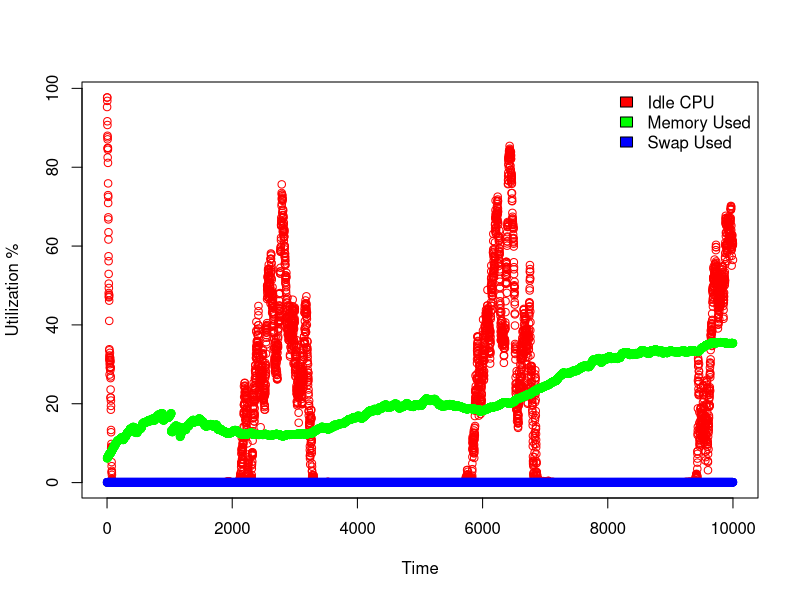
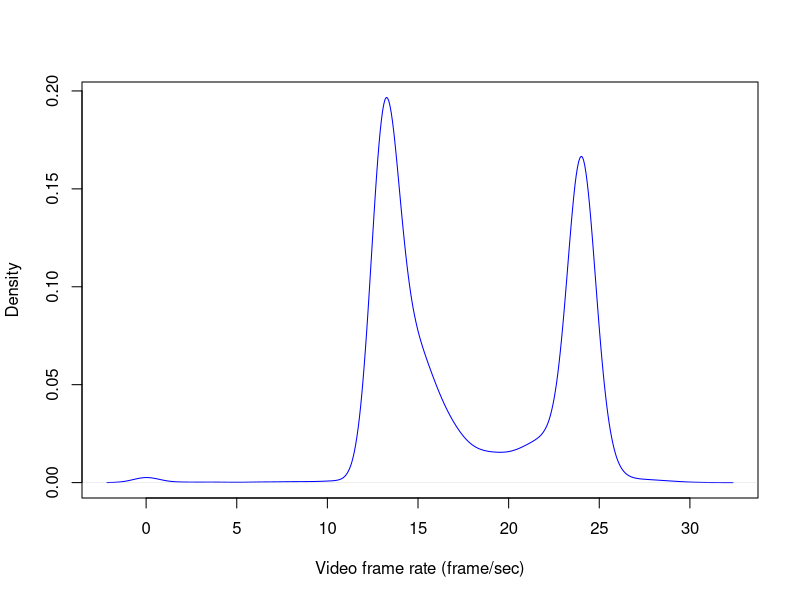
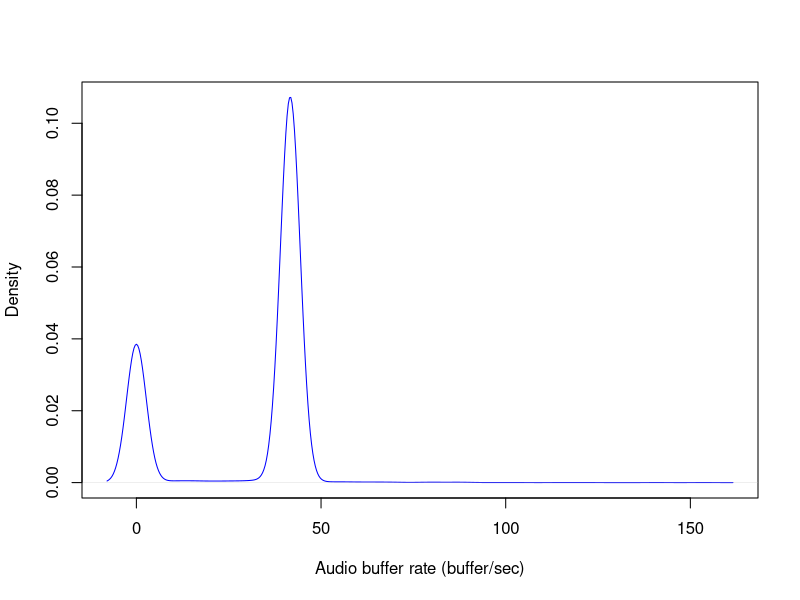
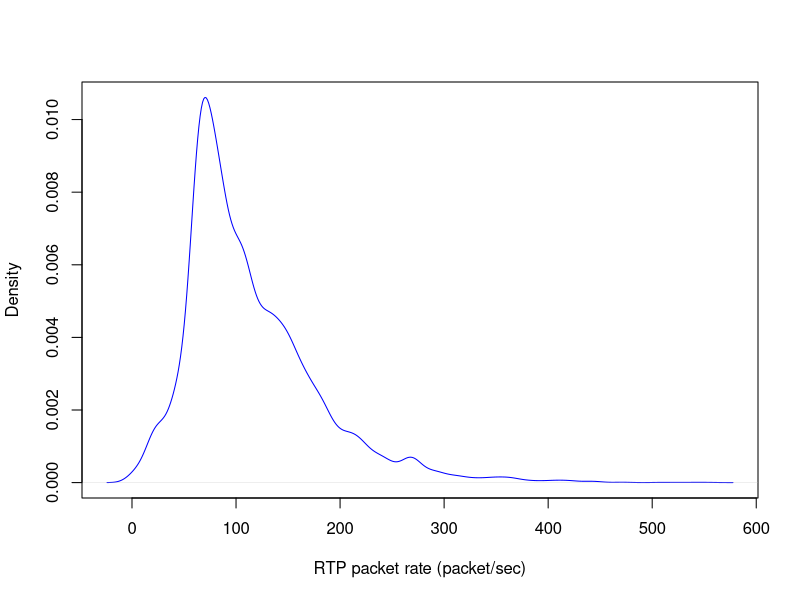

Write R code to recreate these figures, in order.
# check the current working directory.
getwd()

#loading predictors data
periodic.x=read.csv("X.csv")

#Task 1.1

#stats for all ..idle
mean(periodic.x$all_..idle)  # 10.20498
max(periodic.x$all_..idle)  # 97.71
min(periodic.x$all_..idle)  # 0
quantile(periodic.x$all_..idle, c(.25, .90))  # 0.000 42.023
sd(periodic.x$all_..idle)  # 19.08028
var(periodic.x$all_..idle)  # 364.0573

#stats for X..memused
mean(periodic.x$X..memused)  # 20.89396
max(periodic.x$X..memused)  # 35.62
min(periodic.x$X..memused)  # 6.19
quantile(periodic.x$X..memused, c(.25, .90))  # 13.94 33.26
sd(periodic.x$X..memused)  # 7.928272
var(periodic.x$X..memused)  # 62.8575

#stats for X..swpused
mean(periodic.x$X..swpused)  # 0.1
max(periodic.x$X..swpused)  # 0.1
min(periodic.x$X..swpused)  # 0.1
quantile(periodic.x$X..swpused, c(.25, .90))  # 0.1 0.1
sd(periodic.x$X..swpused)  # 0
var(periodic.x$X..swpused)  # 0

#stats for proc.s
mean(periodic.x$proc.s)  # 7.844773
max(periodic.x$proc.s)  # 58
min(periodic.x$proc.s)  # 0
quantile(periodic.x$proc.s, c(.25, .90))  # 0 20
sd(periodic.x$proc.s)  # 8.735014
var(periodic.x$proc.s)  # 76.30047

#stats for cswch.s
mean(periodic.x$cswch.s)  # 7.844773
max(periodic.x$cswch.s)  # 84703
min(periodic.x$cswch.s)  # 2730
quantile(periodic.x$cswch.s, c(.25, .90))  # 31785.5 72596.1
sd(periodic.x$cswch.s)  # 20376.97
var(periodic.x$cswch.s)  # 415220705

#stats for file.nr
mean(periodic.x$file.nr)  # 2627.962
max(periodic.x$file.nr)  # 2976
min(periodic.x$file.nr)  # 2112
quantile(periodic.x$file.nr, c(.25, .90))  # 2496 2832
sd(periodic.x$file.nr)  # 167.8595
var(periodic.x$file.nr)  # 28176.82

#stats for sum_intr.s
mean(periodic.x$sum_intr.s)  # 20499.39
max(periodic.x$sum_intr.s)  # 36716
min(periodic.x$sum_intr.s)  # 2774
quantile(periodic.x$sum_intr.s, c(.25, .90))  # 17296.0 28962.3
sd(periodic.x$sum_intr.s)  # 4896.131
var(periodic.x$sum_intr.s)  # 23972095

#stats for rtps
mean(periodic.x$rtps)  # 0.025
max(periodic.x$rtps)  # 126
min(periodic.x$rtps)  # 0
quantile(periodic.x$rtps, c(.25, .90))  # 0 0
sd(periodic.x$rtps)  # 1.753876
var(periodic.x$rtps)  # 3.076083

#stats for ldavg.1
mean(periodic.x$ldavg.1)  # 78.00392
max(periodic.x$ldavg.1)  # 155.93
min(periodic.x$ldavg.1)  # 1.79
quantile(periodic.x$ldavg.1, c(.25, .90))  # 30.4 131.4
sd(periodic.x$ldavg.1)  # 44.96409
var(periodic.x$ldavg.1)  # 2021.77

#stats for tcpsck
mean(periodic.x$tcpsck)  # 49.0356
max(periodic.x$tcpsck)  # 86
min(periodic.x$tcpsck)  # 19
quantile(periodic.x$tcpsck, c(.25, .90))  # 35  69 
sd(periodic.x$tcpsck)  # 15.44682
var(periodic.x$tcpsck)  # 2021.77

#stats for tcpsck
mean(periodic.x$tcpsck)  # 49.0356
max(periodic.x$tcpsck)  # 86
min(periodic.x$tcpsck)  # 19
quantile(periodic.x$tcpsck, c(.25, .90))  # 35  69 
sd(periodic.x$tcpsck)  # 15.44682
var(periodic.x$tcpsck)  # 2021.77

#loading Y data
periodic.y=read.csv("Y.csv")

#stats for DispFrames
mean(periodic.y$DispFrames)  # 17.94674
max(periodic.y$DispFrames)  # 30.22
min(periodic.y$DispFrames)  # 0
quantile(periodic.y$DispFrames, c(.25, .90))  # 13.39 24.00
sd(periodic.y$DispFrames)  # 5.038104
var(periodic.y$DispFrames)  # 2021.77

#stats for DispFrames
mean(periodic.y$NoAudioPlayed)  # 30.85356
max(periodic.y$NoAudioPlayed)  # 153.59
min(periodic.y$NoAudioPlayed)  # 0
quantile(periodic.y$NoAudioPlayed, c(.25, .90))  # 0 42
sd(periodic.y$NoAudioPlayed)  # 18.56813
var(periodic.y$NoAudioPlayed)  # 344.7755

#stats for NoRTPPkts
mean(periodic.y$NoRTPPkts)  # 114.3165
max(periodic.y$NoRTPPkts)  # 553.64
min(periodic.y$NoRTPPkts)  # 0
quantile(periodic.y$NoRTPPkts, c(.25, .90))  # 70.160 196.007 
sd(periodic.y$NoRTPPkts)  # 63.80072
var(periodic.y$NoRTPPkts)  # 4070.532

# Task 1.2

# the number of samples with memory usage is larger than 80%
sum(periodic.x$X..memused > 80)  # 0

# the average number of used TCP sockets for samples with more than 18000 interrupts/sec
mean(periodic.x[periodic.x$sum_intr.s > 18000, ]$tcpsck)  # 50.12893

# the minimum memory utilisation for samples with swap space usage larger than 50%
min(periodic.x[periodic.x$X..swpuseds > 50, ]$X..memused)  # Inf, because zero rows are retuned for X..swpuseds > 50

# Task 1.3

#settings margins to get rid of empty spaces
par(mar=c(5,3,1,2)+0.1)

# Time series of percentage of idle CPU, used memory, and swap space (all in a single plot)
# First Creating appropriate plot axis
png(file="percentage_utilization.png",width=500, height=400)
plot(0, xlab="Time", ylab="Utilization %", xlim=c(0, nrow(periodic.x)), 
     ylim=c(min(periodic.x$all_..idle, periodic.x$X..swpused, periodic.x$X..memused), 
            max(periodic.x$all_..idle, periodic.x$X..swpused, periodic.x$X..memused)))
# Now plotting all three graphs in one
points(periodic.x$all_..idle, col="red", xlab = "Time", ylab = "Utilization %")
points(periodic.x$X..memused, col="green")
points(periodic.x$X..swpused, col="blue")
legend("topright",
       c("Idle CPU","Memory Used","Swap Used"), bty="n", fill=c("red", "green", "blue"), 
       horiz=FALSE, cex=1)
dev.off()

# Density plots for the video frame rate, the audio buffer rate, and the RTP packet rate

png(file="video_frame_density.png",width=500, height=400)
plot(density(periodic.y$DispFrames), main="", xlab="Video frame rate (frame/sec)", col="blue")
dev.off()

png(file="audio_buffer_density.png",width=500, height=400)
plot(density(periodic.y$NoAudioPlayed), main="", xlab="Audio buffer rate (buffer/sec)", col="blue")
dev.off()

png(file="rtt_packet_density.png",width=500, height=400)
plot(density(periodic.y$NoRTPPkts), main="", xlab="RTP packet rate (packet/sec)", col="blue")
dev.off()
